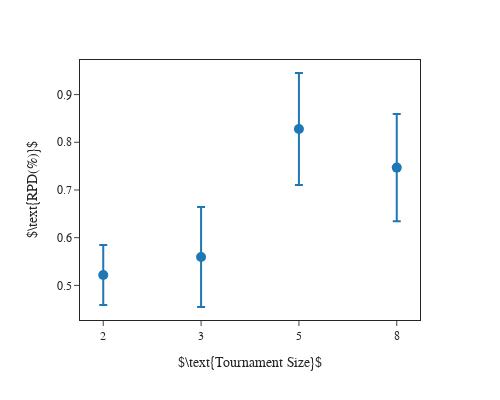

The notebook cell saved with this chart:
### Markdown cell above
### Tournament size

### Code cell
fig = single_file_plot(
    "../solutions/k_tournament", 
    ["k_tournament"], 
    r"$\text{Tournament Size}$", 
    r"$\text{RPD(%)}$", 
    "4_k_tournament"
)

fig.show()

### Figure 1 — Plotly figure (JSON) as saved in the notebook; plotly's stock layout.template omitted (floating-point values rounded to 4 significant figures)
{"data": [{"error_y": {"array": [0.06288, 0.1049, 0.1174, 0.1125]}, "hovertemplate": "index=%{x}<br>mean=%{y}<extra></extra>", "legendgroup": "", "marker": {"color": "#1F77B4", "size": 10, "symbol": "circle"}, "mode": "markers", "name": "", "orientation": "v", "showlegend": false, "type": "scatter", "x": ["2", "3", "5", "8"], "xaxis": "x", "y": [0.5219, 0.5596, 0.8278, 0.7469], "yaxis": "y"}], "layout": {"font": {"family": "Times New Roman"}, "height": 400, "legend": {"tracegroupgap": 0}, "margin": {"t": 60}, "width": 500, "xaxis": {"anchor": "y", "domain": [0, 1], "mirror": true, "title": {"text": "$\\text{Tournament Size}$"}, "type": "category"}, "yaxis": {"anchor": "x", "domain": [0, 1], "mirror": true, "title": {"text": "$\\text{RPD(%)}$"}}}}
